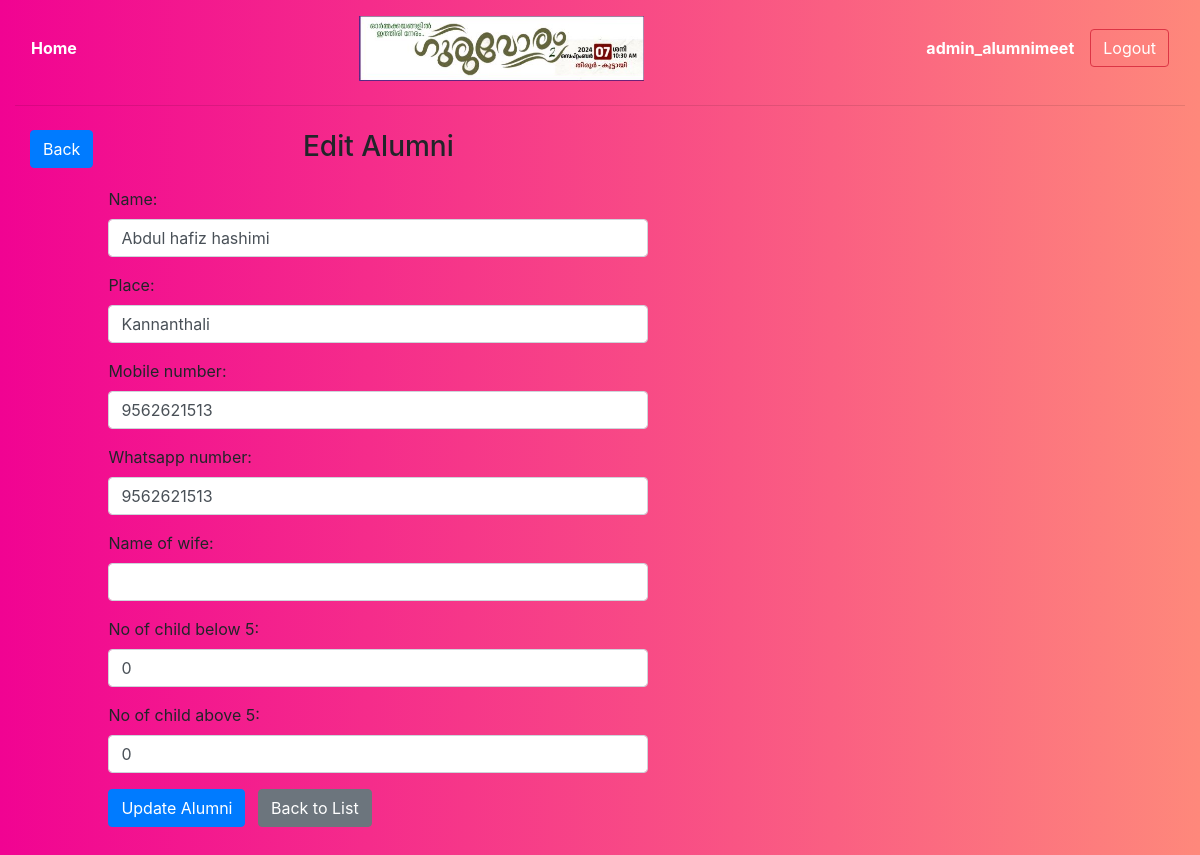
The page /alumni_update/18/ (signed in) on the database its author committed.
### register_app/models.py (models this page shows)
class Alumni(models.Model):
    name = models.CharField(max_length=100)
    place = models.CharField(max_length=100)
    mobile_number = models.CharField(max_length=15, unique=True)
    whatsapp_number = models.CharField(max_length=15)
    name_of_wife = models.CharField(max_length=15, blank=True, default=None)
    no_of_child_below_5 = models.IntegerField(default=0)
    no_of_child_above_5 = models.IntegerField(default=0)
    is_registered = models.BooleanField(default=False)
    class Meta:
        ordering = ['name']

### register_app/views.py (the view)
# urls.py: path('alumni_update/<int:pk>/', alumni_update, name="alumni_update"),
@login_required
def alumni_update(request, pk):
    alumni = get_object_or_404(Alumni, pk=pk)
    if request.method == 'POST':
        form = AlumniForm(request.POST, instance=alumni)
        if form.is_valid():
            form.save()
            return redirect('alumni_list')
    else:
        form = AlumniForm(instance=alumni)
    return render(request, 'alumni/alumni_registration.html', {'form': form})

### register_app/forms.py
class AlumniForm(forms.ModelForm):
    class Meta:
        model = Alumni
        fields = ['name', 'place', 'mobile_number', 'whatsapp_number', 'name_of_wife', 'no_of_child_below_5', 'no_of_child_above_5']
    def __init__(self, *args, **kwargs):
        super().__init__(*args, **kwargs)
        for field in self.fields.values():
            field.widget.attrs.update({'class': 'form-control'})
        self.fields['name_of_wife'].required = False

### templates/alumni/alumni_registration.html (shortened to what this page needs)
{% extends 'admin/base.html' %}
{% block content %}
<div class="container my-4">
    <div class="row">
        <div class="home-button text-center">
            <a href="{% url 'alumni_list' %}" class="btn btn-primary">Back</a>
        </div>
        <main class="col-md-6">
            <div class="row justify-content-center">
                <div class="home-button text-center">
                    <h3 class="mb-4 text-center">{% if form.instance.pk %}Edit{% else %}Add{% endif %} Alumni</h3>
                </div>
            </div>
            <form method="post">
                <div class="form-group">
                    {% for field in form %}
                        <div class="form-group">
                            {{ field.label_tag }}
                            {{ field }}
                        </div>
                    {% endfor %}
                </div>
                <button type="submit" class="btn btn-primary">
                    {% if form.instance.pk %}Update{% else %}Add{% endif %} Alumni
                </button>
                <a href="{% url 'alumni_list' %}" class="btn btn-secondary ml-2">Back to List</a>
            </form>
        </main>
    </div>
</div>
{% endblock %}

### templates/admin/base.html (shortened to what this page needs)
{% load static %}
<head>
    <link rel="stylesheet" href="https://stackpath.bootstrapcdn.com/bootstrap/4.3.1/css/bootstrap.min.css">
</head>
<body style="background: linear-gradient(to right, #f10392, #fe887b);">
    <div class="container-fluid">
        <header>
            <nav class="navbar navbar-light bg-gradient-light justify-content-between mt-2">
                <div class="d-flex w-100 justify-content-between align-items-center">
                    {% if user.is_authenticated %}
                        <a href="{% url 'admin_dashboard' %}" class="text-white"><strong>Home</strong></a>
                    {% endif %}
                    <img class="mx-auto d-block" src="{% static 'images/banner_alumni_meet.jpg' %}" style="width: 25%;" alt="Alumni Meet Banner">
                    <div class="d-flex align-items-center">
                        {% if user.is_authenticated %}
                            <span class="navbar-text mr-3 text-white">
                                <strong>{{ user.username }}</strong>
                            </span>
                            <a href="{% url 'logout' %}" class="btn btn-outline-danger my-2 my-sm-0 text-white">Logout</a>
                        {% else %}
                            <a href="{% url 'login' %}" class="btn btn-outline-primary my-2 my-sm-0">Login</a>
                        {% endif %}
                    </div>
                </div>
            </nav>
        </header>
        <hr>
        <section>
            {% block content %}
            {% endblock %}
        </section>
    </div>
</body>

### rows shown on the page
Alumni: form "Abdul hafiz hashimi" "Kannanthali" "9562621513" "9562621513" "0" "0"

### other values the page prints
{{ user.username }} "admin_alumnimeet"
{{ field.label_tag }} "Name:" "Place:" "Mobile number:" "Whatsapp number:" "Name of wife:" "No of child below 5:" "No of child above 5:"
